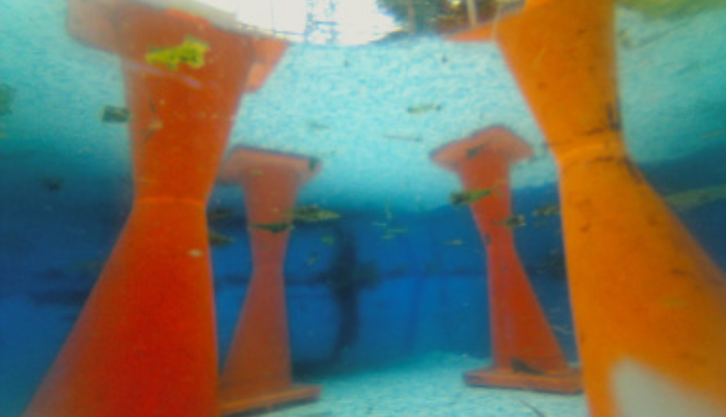
//> input picture src/test/Test3.png, 1451 x 833 px (shown at 1/2 size)
$ ./test   (built with g++ and OpenCV 4)
//> lines starting //> are read from the running program, lines starting //| are printed output that depends on the picture; after the words box and inside, x2 and y2 are one past the last pixel; in counts of white or black regions, pixels touching at a corner belong together
#include<iostream>
#include<cmath>
#include<opencv2/opencv.hpp>
#include<opencv2/highgui.hpp>
#include<iostream>
// #include<opencv2/imgproc/imgproc.hpp>
#include <opencv2/core/types_c.h>
#include<cmath>
#include <opencv2/core.hpp>
#include <opencv2/imgproc.hpp>
#include <opencv2/highgui.hpp>
using namespace cv;
using namespace std;

#define FULLTIME true//Show Every Time

#define WIDTH 1280 //Image Size
#define HEIGHT 720 //Image Size
#define FACTOR 0.5//0.5 //Rescale the Frames - Default = 1 --- 1280 x 720 pixels

#define ROI false//Cut the input image
#define ROIX int(0*(WIDTH*FACTOR)/10.0)
#define ROIY int(5*(HEIGHT*FACTOR)/10.0)
#define ROIW int(10*(WIDTH*FACTOR)/10.0)
#define ROIH int(5*(HEIGHT*FACTOR)/10.0)

#define MIN_HEIGHT 100 //Search window of the Global Light

#define REFPATCH 15 //20<p<60//Size of the DCP Patch

#define VCOLOR 1
#define VNORM 2
#define VDCP 4
#define VDEPTH 16
#define VBINARY 32
#define VBINARY2 64
#define VCONTOURC 128
#define VCONTOURD 256
#define VESCAPEC 512
#define VESCAPED 1024
#define VBINARYOBJ 2048

//Both are defined by the type of image
#define VISUALIZATION VCOLOR|VCONTOURC|VBINARY2|VESCAPED
#define IMAGEM VCOLOR|VESCAPED|VCONTOURC|VDEPTH|VDCP|VBINARY2

#define DCP 0 //0 UDCP 1 DCP

#define OUTWATER 0 //0 if UNDERWATER

#define THRESH_DEPTH 50//220 Minimum Threshold for Depth to Avoid Obstacle (Just reference)
#define TYPE_THRE CV_THRESH_BINARY //| CV_THRESH_OTSU //CV_THRESH_BINARY_INV

#define RADIUS_ROV 45*(FACTOR*2) //45Define area for ROV movements
#define MIN_POINT 10*(FACTOR*2) // 10 Number minimum of pixel in a contour
#define AREA_ROV M_PI*RADIUS_ROV*RADIUS_ROV //pixels
#define COR_FAC 1.0 //1.2 //Correction Factor between Radius_ROV and Erode Radius

#define TURN true //Turn when no obstacle found

//#define DARK 0 //Use dark object
#ifdef DARK
    #define THRESH_OBJ 80 // Maximun Threshold for Depth for Critical Obstacles (Just reference)
    #define TYPE_OBJ CV_THRESH_BINARY_INV// | CV_THRESH_OTSU
    #define KT_OBJ 25 //150 - Gain to move top-bottom
    #define KS_OBJ 45//25 //200 - Gain to left-right due near objects
    #define AREA_OBJ AREA_ROV
#endif

#define KT 25//50 //150 - Gain to move top-bottom
#define KS 30//100 //200 - Gain to move to left-right
#define FORWARD false //Go forward
#define FORWARD_PWM 50//20 Constant Speed Forward

#define MIN_MOV 60 //Turning Movement

//Show the commands send to the robot
#ifdef DARK
    #define SEND false
#else
    #define SEND true
#endif

#define DEPTH_MAX 1500+KT //Speed in case of unable to identify escape region

unsigned int PATCH = (((unsigned int)round(REFPATCH*FACTOR*2))%2==0?round(REFPATCH*FACTOR*2)+1:round(REFPATCH*FACTOR*2));
int PATCHSMOOTH = (((int)round((REFPATCH/3.0)*FACTOR*2))%2==0?round((REFPATCH/3.0)*FACTOR*2)+1:round((REFPATCH/3.0)*FACTOR*2));

int main() {

    Mat img = imread("Test3.png");
//> img is the input picture: 833 rows x 1451 cols, CV_8UC3; mean B, G, R 96, 113, 112.8

    // Mat LUT(Size(1,5), CV_8UC1);

    Mat LUT1 = Mat::zeros(Size(1,256), CV_32F);
    // cout << "imgC = \n " << LUT << "\n\n";


    for(int i = 0; i < 256; i++){
        if(i==0){
            LUT1.at<float>(i,0) = -logf(0.1/255);
        }
        else{
            LUT1.at<float>(i,0) = -logf(((float)i)/255.0);
        }
    }

    // Mat LUT(Size(1,5), CV_8U);
    cout << "imgC = \n " << img.size().width << "\n\n";
//| imgC =
//|  1451

    Mat FULL = Mat::zeros(Size(img.size().width,img.size().height), CV_8UC3);
    Mat INPUT = Mat::zeros(Size(img.size().width,img.size().height), CV_8UC3);

    Mat DEPTH = Mat::zeros(Size(img.size().width,img.size().height), CV_32F);
    Mat PRINTD = Mat::zeros(Size(img.size().width,img.size().height), CV_8U);
    Mat DEPTHC = Mat::zeros(Size(img.size().width,img.size().height), CV_32FC3);
    Mat PRINTDC = Mat::zeros(Size(img.size().width,img.size().height), CV_8UC3);

    Mat ORIGINAL = Mat::zeros(Size(img.size().width,img.size().height), CV_8UC3);
    Mat MIN = Mat::zeros(Size(img.size().width,img.size().height), CV_8U);
    Mat UDCP = Mat::zeros(Size(img.size().width,img.size().height), CV_8U);

    Mat BINARY = Mat::zeros(Size(img.size().width,img.size().height), CV_8U);

    Mat RED = Mat::zeros(Size(img.size().width,img.size().height), CV_8U);
    Mat GREEN = Mat::zeros(Size(img.size().width,img.size().height), CV_8U);
    Mat BLUE = Mat::zeros(Size(img.size().width,img.size().height), CV_8U);
    Mat RED2 = Mat::zeros(Size(img.size().width,img.size().height), CV_8U);
    Mat GREEN2 = Mat::zeros(Size(img.size().width,img.size().height), CV_8U);
    Mat BLUE2 = Mat::zeros(Size(img.size().width,img.size().height), CV_8U);

    ORIGINAL = img.clone();
    // INPUT = ORIGINAL.clone();

    INPUT = ORIGINAL.clone();

    // cvtColor(fRGB, INPUT, COLOR_BGR2RGB);

    // namedWindow("INPUT");
    imshow("INPUT", INPUT);
    waitKey(0);

    int patch=PATCH;
    int highest=0;
    int min_h=0, min_w=0;
    for(int i=0; i<img.size().height;i++){
        for(int j=0; j<img.size().width; j++){
            MIN.at<uchar>(i,j) = INPUT.at<Vec3b>(i,j)[0]>INPUT.at<Vec3b>(i,j)[1]?INPUT.at<Vec3b>(i,j)[1]:INPUT.at<Vec3b>(i,j)[0];
            if(MIN.at<uchar>(i,j)>highest && i < 100){
                min_h=i;
                min_w=j;
                highest=MIN.at<uchar>(i,j);
            }


        }
    }
//> this loop made 833 passes
//> (min_h, min_w, highest) on passes 1 to 3: (0, 666, 224), (1, 666, 226), (1, 666, 226)
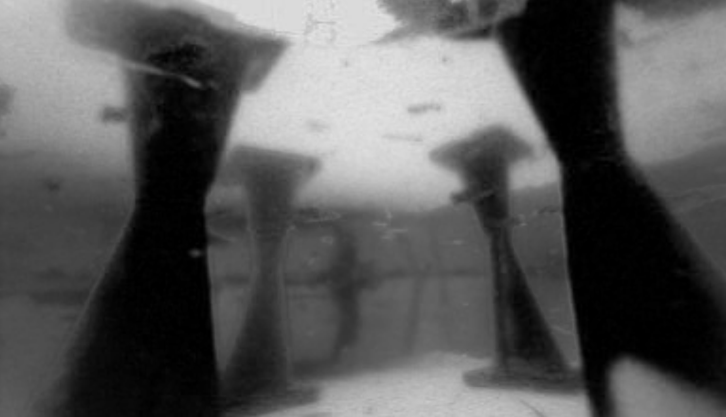
//> MIN: 833 rows x 1451 cols, CV_8UC1 (shown at 1/2 size); min 0, max 228, mean 88
//> after the loop, min_h = 14; min_w = 673; highest = 227

    imshow("MIN", MIN);
    waitKey(0);

    unsigned char A1=INPUT.at<Vec3b>(min_h,min_w)[0];
//> A1 = 227
    unsigned char A2=INPUT.at<Vec3b>(min_h,min_w)[1];
//> A2 = 227
    unsigned char A3=INPUT.at<Vec3b>(min_h,min_w)[2];
//> A3 = 213

    float const1=255.0/A1,const2=255.0/A2,const3=255.0/A3;
//> const1 = 1.12; const2 = 1.12; const3 = 1.2

    cout << "min_h: " << min_h << endl;
//| min_h: 14
    cout << "min_w: " << min_w << endl;
//| min_w: 673
    cout << "highest: " << highest << endl;
//| highest: 227
    cout << "A1: " << float(A1) << endl;
//| A1: 227
    cout << "A2: " << float(A2) << endl;
//| A2: 227
    cout << "A3: " << float(A3) << endl;
//| A3: 213

    Mat channel[3];

    split(INPUT, channel);


    // Mat Blue2;
    // ConvertScale(channel[0],BLUE2,const1,0);
    // channel[0].convertTo(BLUE2, CV_8U, const1, 0);

    Mat KERNEL = getStructuringElement(MORPH_RECT, Size(15,15));

    erode(MIN, UDCP, KERNEL, Point(7,7));

    for(int i=0;i<img.size().height;i++){
        for(int j=0;j<img.size().width;j++){
            UDCP.at<uchar>(i,j) = 255 -(unsigned char)(0.95*UDCP.at<uchar>(i,j));
        }
    }
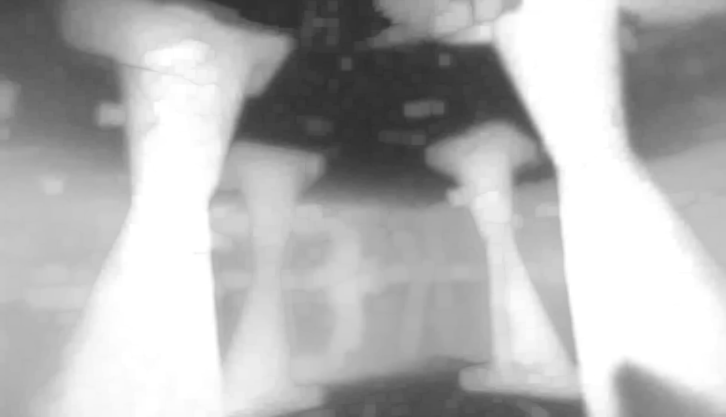
//> UDCP: 833 rows x 1451 cols, CV_8UC1 (shown at 1/2 size); min 46, max 255, mean 179.9

    imshow("UDCP", UDCP);
    waitKey(0);

    LUT(UDCP, LUT1, DEPTH);

    medianBlur(DEPTH, DEPTH, 5);
//> DEPTH: 833 rows x 1451 cols, CV_32FC1; min 0, max 1.69, mean 0.435
    GaussianBlur(DEPTH, DEPTH, Size(11, 11), 0);

    imshow("DEPTh", DEPTH);
    waitKey(0);

    // cout << "Hello World!\n";
    // cout << log(0.1/255);

    DEPTH.convertTo(BINARY, CV_8U, 255.0/1.1, 0);

    threshold(BINARY, BINARY, 10, 255, THRESH_BINARY);
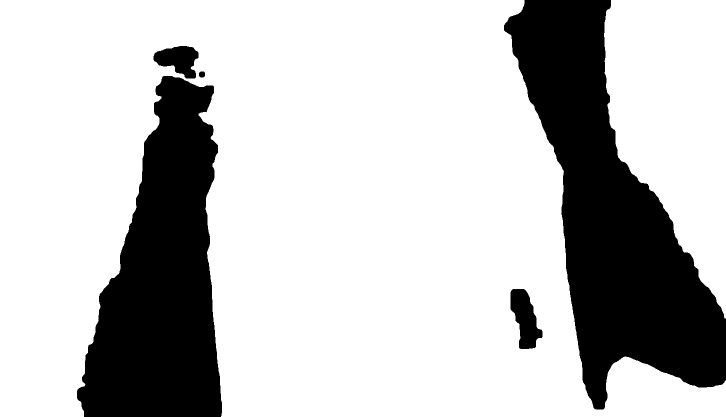
//> BINARY: 833 rows x 1451 cols, CV_8UC1 (shown at 1/2 size); 75.8% white; 5 black regions, box (x1, y1, x2, y2) and area: (1008, 0, 1451, 819) 158664, (154, 152, 444, 833) 124873, (1021, 578, 1085, 698) 4611, (307, 92, 397, 157) 3690, (398, 143, 410, 155) 126

    Mat element = getStructuringElement(MORPH_ELLIPSE, Size(100,100));

    erode(BINARY, BINARY, element, Point(45,45));
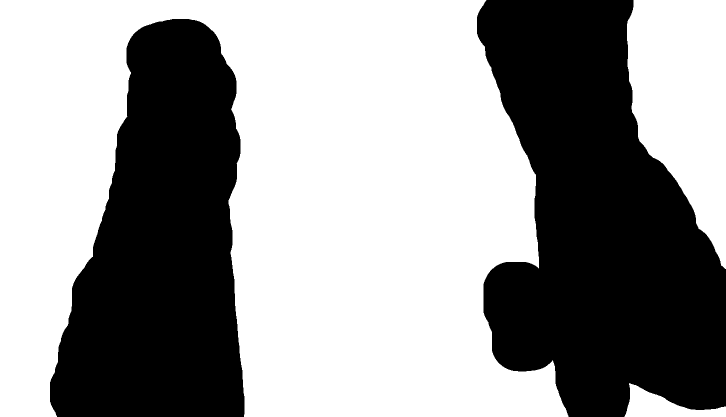
//> BINARY: 833 rows x 1451 cols, CV_8UC1 (shown at 1/2 size); 59% white; 2 black regions

    imshow("binary", BINARY);
    waitKey(0);

    int sumzero = countNonZero(BINARY);
//> sumzero = 712621

    cout << "sumzero " << sumzero << endl;
//| sumzero 712621

    float area_rov = M_PI*45.0*45.0;

    float radius_rov = 45*2;

    bool find_area = false;

    if(sumzero > area_rov){
        vector<vector<Point> > cont;
        vector<Vec4i> h;
        findContours(BINARY, cont, RETR_TREE, CHAIN_APPROX_SIMPLE);
//> cont = 3 contours; box (x1, y1, x2, y2) and area: (0, 0, 1137, 833) 631226, (1254, 0, 1451, 538) 72086, (1249, 766, 1451, 833) 5782

        Scalar color( 0, 255, 0 );
        Mat img_drawed;
        img_drawed = INPUT.clone();
        drawContours(img_drawed, cont, -1, color, FILLED);
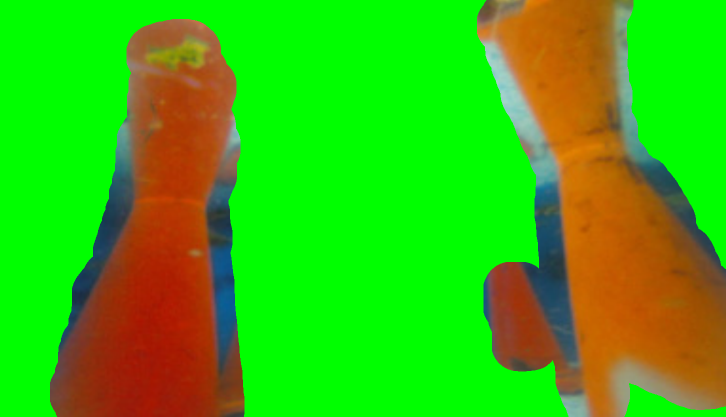
//> img_drawed: 833 rows x 1451 cols, CV_8UC3 (shown at 1/2 size); mean B, G, R 14.5, 184.7, 61.1

        // aquiiii -------------

        int max_index_area = 0;
        double area_temp = 0.;
        int i = 0;
        for(int i = 0; i < cont.size(); i++){
            double area = contourArea(cont[i]);
            if(area_temp < area){
                max_index_area = i;
                area_temp = area;
            }
        }
//> this loop made 3 passes
//> (area, area_temp) on passes 1 to 3: (5782, 5782), (72085.5, 72085.5), (631226.5, 631226.5)
//> after the loop, max_index_area = 2; area_temp = 631226.5

        cout << "vai " << max_index_area << endl;
//| vai 2
        cout << "vai " << contourArea(cont[max_index_area]) << endl;
//| vai 631226

        Mat img_center = BINARY.clone();

        for(int i = 0; i < cont.size(); i++){
            if(i != max_index_area){
                drawContours(img_center, cont, i, 0, FILLED);
            }
        }
//> this loop made 3 passes
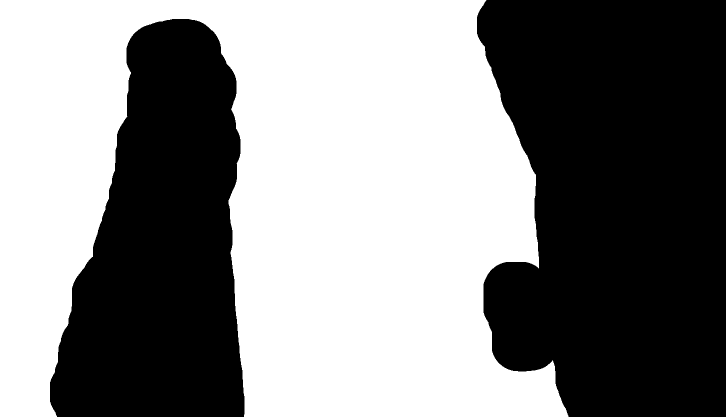
//> img_center: 833 rows x 1451 cols, CV_8UC1 (shown at 1/2 size); 52.4% white; 2 black regions, box (x1, y1, x2, y2) and area: (954, 0, 1451, 833) 355954, (100, 38, 489, 833) 218852

        imshow("iamge test2", img_center);
        waitKey(0);

        double ctmassx = 0.0, ctmassy = 0.0;
        double meandepth = 0.0;
        int pixels = 0;

        if(cont.size() > 0){
            for(int i=0; i<img.size().height;i++){
                for(int j=0; j<img.size().width; j++){
                    // double area = contourArea(cont[c]);
                    if((int)img_center.at<uchar>(i,j) == 255){
                        // if(area > area_rov){
                        pixels++;
                        ctmassx += j;
                        ctmassy += i;
                        meandepth += DEPTH.at<uchar>(i,j);
                        // }
                    }
                }
            }
//> this loop made 833 passes
//> (pixels, ctmassx, ctmassy, meandepth) on passes 1 to 3: (973, 472878, 0, 100897), (1945, 944784, 972, 199191), (2916, 1415719, 2914, 299259)
//> after the loop, pixels = 633877; ctmassx = 366340030; ctmassy = 251905185; meandepth = 69250998
        }
        ctmassx /= pixels;
//> ctmassx = 577.9
        ctmassy /= pixels;
//> ctmassy = 397.4
        meandepth = pixels;
//> meandepth = 633877
        cout << "meand " << meandepth <<  endl;
//| meand 633877

        cout << "aqui1: " << pixels << " " << ctmassx << " " << ctmassy << endl;
//| aqui1: 633877 577.936 397.404

        cvtColor(DEPTH, DEPTHC, COLOR_GRAY2RGB);

        if(cont.size() == 1){
            circle(img_drawed, Point(int(ctmassx), int(ctmassy)), radius_rov, Scalar(255,255,0), 5);
            circle(DEPTHC, Point(int(ctmassx), int(ctmassy)), radius_rov, Scalar(255,255,0), 5);
        }else{
            RotatedRect ellipse1 = fitEllipse(cont[max_index_area]);
//> ellipse1 = centre (624.6, 551.1), size (948.8, 1176), angle 10.4
            cout << "aqui34 " << ellipse1.size.width << endl;
//| aqui34 948.751
            if(radius_rov <= ellipse1.size.width && radius_rov <= ellipse1.size.height){
                ellipse(img_drawed, ellipse1, Scalar(0, 255,255), 3);
                circle(img_drawed, Point(int(ctmassx), int(ctmassy)), radius_rov, Scalar(255,255,0), 5);
                ellipse(DEPTHC, ellipse1, Scalar(0, 255,255), 3);
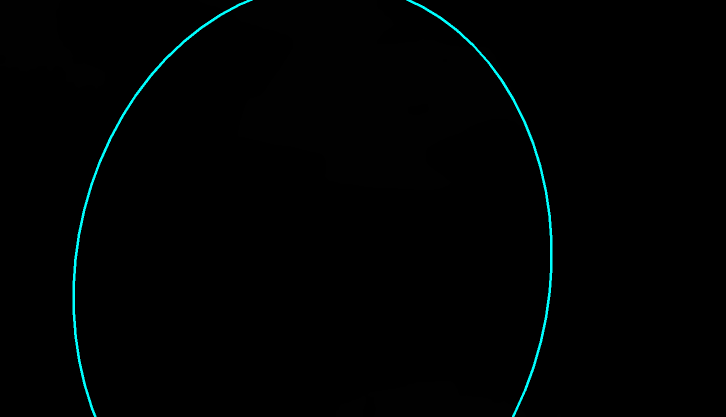
//> DEPTHC: 833 rows x 1451 cols, CV_32FC3 (shown at 1/2 size); mean R, G, B 0.4, 2.5, 2.5
                circle(DEPTHC, Point(int(ctmassx), int(ctmassy)), radius_rov, Scalar(255,255,0), 5);
                find_area = true;
            }
        }

        imshow("iamge test img_drawed", img_drawed);
        waitKey(0);
        imshow("iamge test img_depfth", DEPTHC);
        waitKey(0);

        // drawContours(img_binary, cont, -1, color, FILLED);

        // imshow("image test1", img_drawed);
        // waitKey(0);


    }


}
